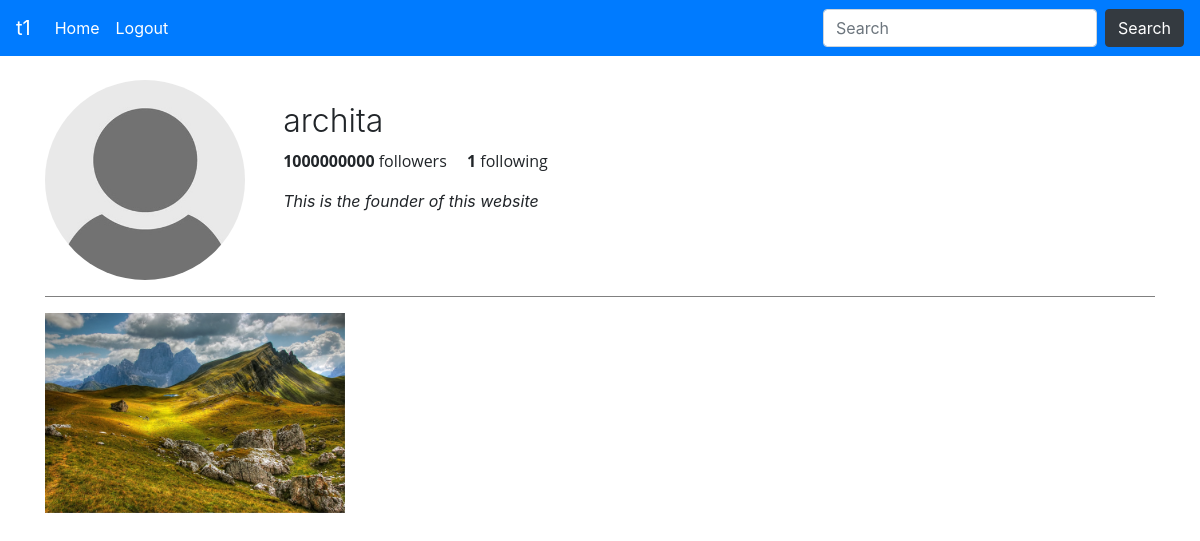
Page /feed/archita (signed in) on the committed database.
### userfeed/models.py (models this page shows, shortened)
class Profile(models.Model):
    user=models.ForeignKey(User,on_delete=models.CASCADE)       #user who created the profile
    displayPicture=models.ImageField(upload_to="Profiles", default="default/default-user-icon.jpg")
    bio=models.CharField(max_length=200, blank=True)
    followers=models.IntegerField(default=0)
    following=models.IntegerField(default=0)

class Post(models.Model):
    user=models.ForeignKey(User,on_delete=models.CASCADE)       #user who posts th Post
    caption= models.CharField(max_length=200)
    image = models.ImageField(upload_to="Posts")
    date=models.DateTimeField(auto_now_add=True)

### userfeed/views.py (the view)
# urls.py: path("<str:username>",views.userProfile,name="userprofile"),
def userProfile(request,username):
    users = User.objects.filter(username=username)
    if users:
        for user in users:
            profile=Profile.objects.get(user=user)
            posts=getPostImages(user)
            followers=profile.followers
            following=profile.following
            userImage=profile.displayPicture
            data={'username':user.username,
                'fname':user.first_name,
                'lname':user.last_name,
                'bio':profile.bio,
                'followers':followers,
                'following':following,
                'userImage':userImage,
                'posts':posts,
            }
            return render(request, 'userfeed/userprofile.html',data)
    else:
        messages.success(request, "User does not exist")
        return redirect('/feed')

### userfeed/views.py (called while the page is built)
def getPostImages(user):
    postObj = Post.objects.filter(user=user)
    imgList= [postObj[i:i+3] for i in range(0, len(postObj), 3)]
    return imgList

### templates/userfeed/userprofile.html (shortened to what this page needs)
{% extends 'base.html' %}
{% block body %}
<div class="container my-4">
    <div class="media">
    <img src="{{userImage.url}}" class="align-self-start mr-3 userImage" alt="...">
    <div class="media-body content">
        <h2 class="mt-0" style="font-weight: 300;">{{username}}</h2>
        <p class="followers"><span><b>{{followers}}</b> followers</span>
        <span class="ml-3"><b>{{following}}</b> following</span> </p>
        <p><i>{{bio}}</i></p>
        </div>
    </div>
    <hr>
    <div class='row'>
        {% for i in posts %}
            {% for post in i %}
                <div class='col-md-4'>
                    <img src="{{post.image.url}}" alt="Image" class='sz'>
                </div>
            {% endfor %}
        {% endfor %}
    </div>
</div>
{% endblock body %}

### templates/base.html (shortened to what this page needs)
<html>
    <head>
        <link rel="stylesheet" href="https://stackpath.bootstrapcdn.com/bootstrap/4.4.1/css/bootstrap.min.css">
    </head>
    <body>
        <nav class="navbar navbar-expand-lg navbar-dark bg-primary">
            {% if request.user.is_authenticated %}
                <a class="navbar-brand" href="{% url 'userprofile' request.user %}">{{request.user}}</a>
            {% else %}
              <a class="navbar-brand" href="#">WebSocial</a>
            {% endif %}
            <div class="collapse navbar-collapse" id="navbarSupportedContent">
                <ul class="navbar-nav mr-auto">
                  {% if request.user.is_authenticated %}
                    <li class="nav-item active">
                      <a class="nav-link" href="/feed">Home <span class="sr-only">(current)</span></a>
                    </li>
                    <li class="nav-item active">
                      <a class="nav-link" href="/logout">Logout <span class="sr-only">(current)</span></a>
                    </li>
                    {% endif %}
                </ul>
                <form class="form-inline my-2 my-lg-0">
                  <input class="form-control mr-sm-2" type="search" placeholder="Search" aria-label="Search">
                  <button class="btn btn-dark my-2 my-sm-0 " type="submit">Search</button>
                </form>
              </div>
          </nav>
        {% block body %}
        {% endblock body %}
    </body>
</html>

### rows in the picture
Profile: bio "This is the founder of this website"
Post: image (picture)

### other values in the picture
{{ request.user }} "t1"
{{ username }} "archita"
{{ followers }} "1000000000"
{{ following }} "1"
